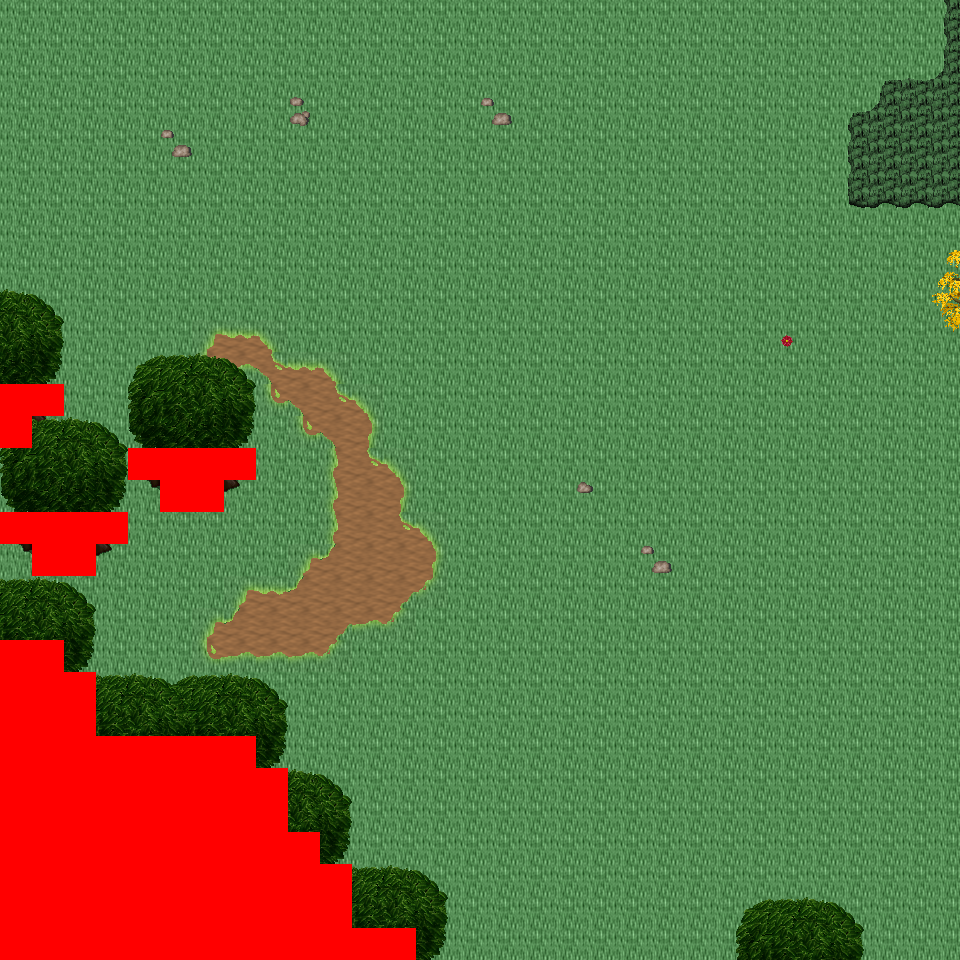

This is a level from a 2D game, rendered from its Tiled map with the project's own tilesets. A one-line summary and the map file follow, with tile-layer data summarised:
An orthogonal 30x30 tile map with 32x32 px tiles, 6 tile layers (Ground, Object, Object2, Above, ...), 24 tilesets and 5 objects (5x mapExit).

<map version="1.0" orientation="orthogonal" renderorder="right-down" width="30" height="30" tilewidth="32" tileheight="32" nextobjectid="6">
  <tileset firstgid="1" name="tileset_logic_collision" tilewidth="32" tileheight="32" tilecount="1" columns="1">
    <image source="../drawable/tileset_logic_collision.png" width="32" height="32" />
  </tileset>
  <tileset firstgid="2" name="tileset_ground_ground" tilewidth="32" tileheight="32" tilecount="33" columns="3">
    <image source="../drawable/tileset_ground_ground.png" width="96" height="352" />
  </tileset>
  <tileset firstgid="35" name="tileset_plant_tree_tree_darkgreen" tilewidth="32" tileheight="32" tilecount="88" columns="8">
    <image source="../drawable/tileset_plant_tree_tree_darkgreen.png" width="256" height="352" />
  </tileset>
  <tileset firstgid="123" name="tileset_logic_item_resources" tilewidth="32" tileheight="32" tilecount="6" columns="6">
    <image source="../drawable/tileset_logic_item_resources.png" width="192" height="32" />
  </tileset>
  <tileset firstgid="129" name="tileset_logic_creature_animal" tilewidth="32" tileheight="32" tilecount="32" columns="8">
    <image source="../drawable/tileset_logic_creature_animal.png" width="256" height="128" />
  </tileset>
  <tileset firstgid="161" name="tileset_plant_flower_daisy_blue" tilewidth="32" tileheight="32" tilecount="8" columns="2">
    <image source="../drawable/tileset_plant_flower_daisy_blue.png" width="64" height="128" />
  </tileset>
  <tileset firstgid="169" name="tileset_plant_flower_daisy_red" tilewidth="32" tileheight="32" tilecount="8" columns="2">
    <image source="../drawable/tileset_plant_flower_daisy_red.png" width="64" height="128" />
  </tileset>
  <tileset firstgid="177" name="tileset_plant_flower_daisy_white" tilewidth="32" tileheight="32" tilecount="8" columns="2">
    <image source="../drawable/tileset_plant_flower_daisy_white.png" width="64" height="128" />
  </tileset>
  <tileset firstgid="185" name="tileset_plant_flower_daisy_yellow" tilewidth="32" tileheight="32" tilecount="8" columns="2">
    <image source="../drawable/tileset_plant_flower_daisy_yellow.png" width="64" height="128" />
  </tileset>
  <tileset firstgid="193" name="tileset_building_thatched_roof_cottage2" tilewidth="32" tileheight="32" tilecount="20" columns="4">
    <image source="../drawable/tileset_building_thatched_roof_cottage2.png" width="128" height="160" />
  </tileset>
  <tileset firstgid="213" name="tileset_building_thatched_roof_cottage1" tilewidth="32" tileheight="32" tilecount="20" columns="4">
    <image source="../drawable/tileset_building_thatched_roof_cottage1.png" width="128" height="160" />
  </tileset>
  <tileset firstgid="233" name="tileset_logic_creature_elemental" tilewidth="32" tileheight="32" tilecount="16" columns="8">
    <image source="../drawable/tileset_logic_creature_elemental.png" width="256" height="64" />
  </tileset>
  <tileset firstgid="249" name="tileset_item_campfires" tilewidth="32" tileheight="32" tilecount="2" columns="2">
    <image source="../drawable/tileset_item_campfires.png" width="64" height="32" />
  </tileset>
  <tileset firstgid="251" name="tileset_furniture_light_flames" tilewidth="32" tileheight="32" tilecount="6" columns="6">
    <image source="../drawable/tileset_furniture_light_flames.png" width="192" height="32" />
  </tileset>
  <tileset firstgid="257" name="tileset_item_firewood" tilewidth="32" tileheight="32" tilecount="12" columns="3">
    <image source="../drawable/tileset_item_firewood.png" width="96" height="128" />
  </tileset>
  <tileset firstgid="269" name="tileset_plant_flower_bulbs" tilewidth="32" tileheight="32" tilecount="4" columns="1">
    <image source="../drawable/tileset_plant_flower_bulbs.png" width="32" height="128" />
  </tileset>
  <tileset firstgid="273" name="tileset_ground_grass_corners" tilewidth="32" tileheight="32" tilecount="24" columns="6">
    <image source="../drawable/tileset_ground_grass_corners.png" width="192" height="128" />
  </tileset>
  <tileset firstgid="297" name="tileset_ground_grass_edges" tilewidth="32" tileheight="32" tilecount="36" columns="12">
    <image source="../drawable/tileset_ground_grass_edges.png" width="384" height="96" />
  </tileset>
  <tileset firstgid="333" name="tileset_light_dim_yellow_light_5x5" tilewidth="32" tileheight="32" tilecount="25" columns="5">
    <image source="../drawable/tileset_light_dim_yellow_light_5x5.png" width="160" height="160" />
  </tileset>
  <tileset firstgid="358" name="tileset_plant_tree_fall_trees" tilewidth="32" tileheight="32" tilecount="40" columns="8">
    <image source="../drawable/tileset_plant_tree_fall_trees.png" width="256" height="160" />
  </tileset>
  <tileset firstgid="398" name="tileset_plant_leaves" tilewidth="32" tileheight="32" tilecount="8" columns="4">
    <image source="../drawable/tileset_plant_leaves.png" width="128" height="64" />
  </tileset>
  <tileset firstgid="406" name="tileset_ground_grass_2" tilewidth="32" tileheight="32" tilecount="21" columns="3">
    <image source="../drawable/tileset_ground_grass_2.png" width="96" height="224" />
  </tileset>
  <tileset firstgid="427" name="tileset_ground_rock_pebbles" tilewidth="32" tileheight="32" tilecount="3" columns="1">
    <image source="../drawable/tileset_ground_rock_pebbles.png" width="32" height="96" />
  </tileset>
  <tileset firstgid="430" name="tileset_logic_creature_fowl" tilewidth="32" tileheight="32" tilecount="6" columns="6">
    <image source="../drawable/tileset_logic_creature_fowl.png" width="192" height="32" />
  </tileset>
  <layer name="Ground" width="30" height="30">
    <data>[900 cells, 900 non-empty, 3 distinct tile ids]</data>
  </layer>
  <layer name="Object" width="30" height="30">
    <data>[900 cells, 126 non-empty, 36 distinct tile ids]</data>
  </layer>
  <layer name="Object2" width="30" height="30">
    <data>[900 cells, 1 non-empty, 1 distinct tile ids]</data>
  </layer>
  <layer name="Above" width="30" height="30">
    <data>[900 cells, 153 non-empty, 26 distinct tile ids]</data>
  </layer>
  <layer name="Above2" width="30" height="30">
    <data>[900 cells, 0 non-empty, 0 distinct tile ids]</data>
  </layer>
  <layer name="Walkable" width="30" height="30">
    <data>[900 cells, 94 non-empty, 1 distinct tile ids]</data>
  </layer>
  <objectgroup name="MapEvents">
    <object id="1" name="south" type="mapExit" x="416" y="928" width="544" height="32">
      <properties>
        <property name="map" value="level_0_x2_y26" />
        <property name="x" value="13" />
        <property name="y" value="1" />
      </properties>
    </object>
    <object id="2" name="west" type="mapExit" x="0" y="0" width="32" height="384">
      <properties>
        <property name="map" value="level_0_x1_y25" />
        <property name="x" value="28" />
        <property name="y" value="0" />
      </properties>
    </object>
    <object id="3" name="west2" type="mapExit" x="0" y="448" width="32" height="64">
      <properties>
        <property name="map" value="level_0_x1_y25" />
        <property name="x" value="28" />
        <property name="y" value="14" />
      </properties>
    </object>
    <object id="4" name="west3" type="mapExit" x="0" y="544" width="32" height="96">
      <properties>
        <property name="map" value="level_0_x1_y25" />
        <property name="x" value="28" />
        <property name="y" value="17" />
      </properties>
    </object>
    <object id="5" name="east" type="mapExit" x="928" y="0" width="32" height="960">
      <properties>
        <property name="map" value="level_0_x3_y25" />
        <property name="x" value="1" />
        <property name="y" value="0" />
      </properties>
    </object>
  </objectgroup>
</map>
